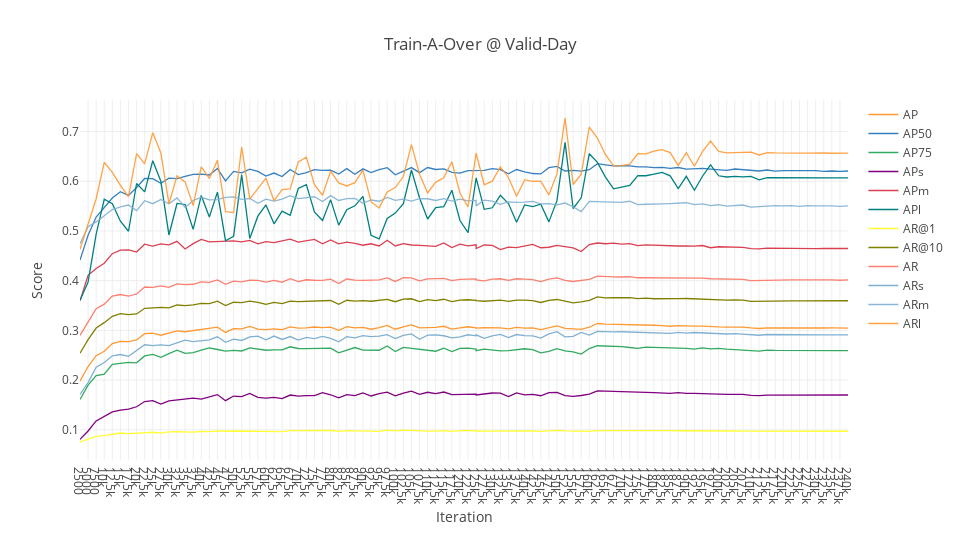

Notebook cell for this chart:
### Code cell
cf.go_offline(connected = True)
config = {
    "modeBarButtonsToRemove": ["sendDataToCloud"],
    "displaylogo": False
}
layout = {
    "title": plot_title,
    "xaxis": {
        "title": "Iteration",
        "tickvals": df_iterations["Iteration"],
    },    
    "yaxis": {
        "title": "Score"
    },
    "width": 960,
    "height": 540
}
fig = df_iterations.iplot(x = 'Iteration', y = ["AP", "AP50", "AP75", "APs", "APm", "APl", "AR@1", "AR@10", "AR", "ARs", "ARm", "ARl"], layout = layout, asFigure = True)
py.offline.iplot(fig, show_link = False, config = config)
